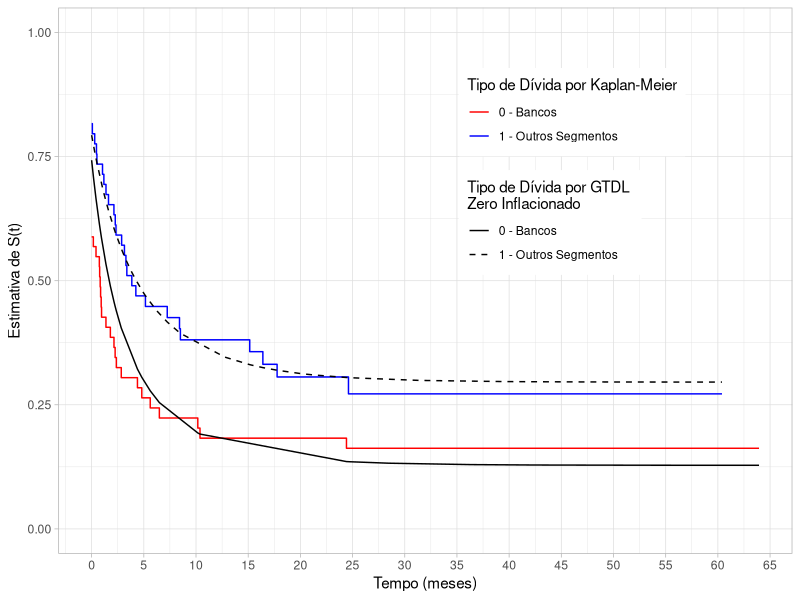

This chart was generated by the following R code:

rm(list = ls())


# libraries ---------------------------------------------------------------

library(survival)
library(ggplot2)
library(msm)


# final version -----------------------------------------------------------


# verossimilhança da inflação de zeros
veroZero <- function(w, gamma) {
    
    W0 <- as.matrix(w[w$tempo == 0, 2:ncol(w)])
    W <- as.matrix(w[w$tempo > 0, 2:ncol(w)])
    aux1 <- sum((W0%*%gamma)) - sum(log( 1 + exp(W0%*%gamma))) - sum(log(1 + exp(W%*%gamma)))
    return(-aux1)
}

# verossimilhança do GTDL com fragilidade Gama
veroGTDL <- function(x, par) {
    
    alpha <- par[1]
    lambda <- exp(par[2])
    theta <- exp(par[3])
    beta <- par[4]
    
    cens <- x[x$tempo > 0,1]
    tempo <- x[x$tempo > 0,2]
    X <- as.matrix(x[x$tempo > 0,3])
    
    aux2 <- log(lambda)*sum(cens) +
        sum( cens*(alpha*tempo + X%*%beta)) -
        sum( cens*log( 1 + exp(alpha*tempo + X%*%beta) ) ) - 
        sum( (cens + (1/theta))*log( 1 + ((theta*lambda/alpha)*log( (1 + exp(alpha*tempo + X%*%beta))/(1 + exp(X%*%beta)) )) ) )
    return(-aux2)
}


# função de sobrevivência do modelo com regressão apenas na inflação de zero
sobrevGTDLv1 <- function(t, x, par) {
    
    gamma <- par[1:2]
    alpha <- par[3]
    lambda <- par[4]
    theta <- par[5]
    beta <- par[6]
    
    tempo <- t
    X <- as.matrix(x)
    X0 <- matrix(data = c(rep(1,nrow(X)),X), nrow = nrow(X), ncol = 2)
    
    st <- (1/(1 + exp(X0%*%gamma) )) * (1 + ( (lambda*theta/alpha) * log( (1 + exp(alpha*tempo + X%*%beta) )/(1 + exp(X%*%beta))) ) )^(-1/theta)
    return(st)
}


# função que calcula a proporção de zeros inflacionados dados os níveis da covar
p0f <- function(w, gamma) {
    
    w <- as.matrix(w)
    W <- matrix(data = c(rep(1,nrow(w)),w), nrow = nrow(w), ncol = 2)
    
    p <- exp(W%*%gamma)/(1+exp(W%*%gamma))
    return(p)
}


# função que calcula a fração de cura dados os níveis da covar
p1f <- function(x, par) {
    gamma <- par[1:2]
    alpha <- par[3]
    lambda <- par[4]
    theta <- par[5]
    beta1 <- par[6]
    
    X <- as.matrix(x)
    W <- matrix(data = c(rep(1,nrow(X)),X), nrow = nrow(X), ncol = 2)
    
    p = (1/(1+exp(W%*%gamma))) * (1 + ((lambda*theta)/alpha)*log(1/(1+exp(X%*%beta1))) )^(-1/theta)
    return(p)
}


# função criada para usar no comando uniroot e encontrar a raiz
froot <- function(t,x,par,u) sobrevGTDLv1(t,x,par) - 1 + u


# parâmetros fixados para simulação
set.seed(2024)
n = 100
X = rbinom(n, size = 1, prob = 0.5)
p0 = p0f(X, gamma = c(-1.029,-0.302))
p1 = p1f(X, par = c(-1.029,-0.302,-0.140,0.492,0.399,-0.932))


t <- numeric()
delta <- numeric()
epar = sd <- matrix(nrow = 1000, ncol = 6)
ic_gamma0 = ic_gamma1 = ic_alpha = ic_beta1 = ic_lambda = ic_theta = numeric()
contador = numeric(6)


# iteração pra simulação e estimação dos parâmetros
for (j in 1:1000) {
    
    # processo de geração dos tempos
    for (i in 1:n) {
        
        u1 <- runif(1,0,1)
        u2 <- runif(1, min = p0[i], max = (1-p1[i]))
        
        tf <- ifelse(test = u1 < p0[i],
                     yes = 0,
                     no = ifelse(test = (1 - p1[i]) < u1,
                                 yes = Inf,
                                 no = uniroot(f = froot, x=X[i], u=u2,
                                              par = c(-1.029,-0.302,-0.140,
                                                      0.492,0.399,-0.932),
                                              interval = c(0,1080))$root
                     )
        )
        
        tf <- as.numeric(tf)
        tc <- runif(1, 0, 65)
        t[i] <- min(tf,tc)
        
        delta[i] <- ifelse(t[i] == tf, 1, 0)
    }
    
    # processo de estimação dos parâmetros
    dadoSimulado <- data.frame(cens = delta, tempo = t, x1 = X)
    dado0 <- data.frame(tempo = t, w0 = rep(1,n), w1 = X)
    
    emvg <- optim(par=c(-0.1,-0.5,-0.5,1), veroGTDL, x=dadoSimulado, hessian = TRUE, method = "BFGS")
    egpar <- c(emvg$par[1], exp(emvg$par[2]), exp(emvg$par[3]), emvg$par[4])
    emv0 <- optim(par=c(1,1), veroZero, w=dado0, hessian = TRUE)
    e0par <- c(emv0$par[1], emv0$par[2])
    epar[j,] <- c(e0par, egpar)
    sd0 <- sqrt(diag(solve(emv0$hessian)))
    sdg <- sqrt(diag(solve(emvg$hessian)))
    #sd[j,] = c(sd0,sdg)
    
    
    # intervalos de confiança
    
    ic_gamma0[1] <- round(e0par[1] -qnorm(0.975)*sd0[1],3)
    ic_gamma0[2] <- round(e0par[1] +qnorm(0.975)*sd0[1],3)
    g0p <- ifelse(test = ic_gamma0[1] <= -1.029 & -1.029 <= ic_gamma0[2], yes = 1, no = 0)
    contador[1] <- contador[1] + g0p
    
    ic_gamma1[1] <- round(e0par[2] -qnorm(0.975)*sd0[2],3)
    ic_gamma1[2] <- round(e0par[2] +qnorm(0.975)*sd0[2],3)
    g1p <- ifelse(test = ic_gamma1[1] <= -0.302 & -0.302 <= ic_gamma1[2], yes = 1, no = 0)
    contador[2] <- contador[2] + g1p
    
    ic_alpha[1] <- round(egpar[1] -qnorm(0.975)*sdg[1],3)
    ic_alpha[2] <- round(egpar[1] +qnorm(0.975)*sdg[1],3)
    ap <- ifelse(test = ic_alpha[1] <= -0.140 & -0.140 <= ic_alpha[2], yes = 1, no = 0)
    contador[3] <- contador[3] + ap
    
    ic_beta1[1] <- round(egpar[4] -qnorm(0.975)*sdg[4],3)
    ic_beta1[2] <- round(egpar[4] +qnorm(0.975)*sdg[4],3)
    b1p <- ifelse(test = ic_beta1[1] <= -0.932 & -0.932 <= ic_beta1[2], yes = 1, no = 0)
    contador[6] <- contador[6] + b1p
    
    # desvio padrão pelo método delta
    sd <- deltamethod(g = ~ exp(x1), mean = emvg$par[2], cov = solve(emvg$hessian)[2,2])
    ic_lambda[1] <- round(egpar[2] -qnorm(0.975)*sd,3)
    ic_lambda[2] <- round(egpar[2] +qnorm(0.975)*sd,3)
    lp <- ifelse(test = ic_lambda[1] <= 0.492 & 0.492 <= ic_lambda[2], yes = 1, no = 0)
    contador[4] <- contador[4] + lp
    
    # desvio padrão pelo método delta
    sd <- deltamethod(g = ~ exp(x1), mean = emvg$par[3], cov = solve(emvg$hessian)[3,3])
    ic_theta[1] <- round(egpar[3] -qnorm(0.975)*sd,3)
    ic_theta[2] <- round(egpar[3] +qnorm(0.975)*sd,3)
    tp <- ifelse(test = ic_theta[1] <= 0.399 & 0.399 <= ic_theta[2], yes = 1, no = 0)
    contador[5] <- contador[5] + tp
    
    
}


# análise gráfica
eppar <- c(mean(epar[,1]),mean(epar[,2]),mean(epar[,3]),mean(epar[,4]),
           mean(epar[,5]),mean(epar[,6]))

ekm <- survfit(Surv(time = tempo, event = cens) ~ X, data = dadoSimulado)
ekm_df <- data.frame(tempo = ekm$time, km = ekm$surv,
                     covar = c(rep(0,ekm$strata[1]),rep(1,ekm$strata[2])) )

dadoSimulado$gtdl_surv <- sobrevGTDLv1(t = dadoSimulado$tempo, x = dadoSimulado$x1, par = eppar)


ggplot(data = ekm_df, mapping = aes(x = tempo, y = km)) +
    geom_step(aes(color = as.factor(covar))) +
    geom_line(data = dadoSimulado, aes(x = tempo, y = gtdl_surv, linetype = as.factor(x1))) +
    labs(x="Tempo (meses)", y="Estimativa de S(t)", 
         color="Tipo de Dívida por Kaplan-Meier",
         linetype="Tipo de Dívida por GTDL \nZero Inflacionado") +
    scale_color_manual(labels = c("0 - Bancos", "1 - Outros Segmentos"),
                       values = c("red","blue")) +
    scale_linetype_manual(labels = c("0 - Bancos", "1 - Outros Segmentos"),
                          values = c(1,2)) +
    ylim(0:1) + scale_x_continuous(breaks = seq(0,90,5)) +
    theme_light() + 
    theme(legend.position = c(0.7,0.7),
          legend.background = element_rect(color = "white"))


# estimativas pontuais

Vies <- matrix(nrow = 6, ncol = 3)
Variancia <- matrix(nrow = 6, ncol = 3)
EQM <- matrix(nrow = 6, ncol = 3)
PC <- matrix(nrow = 6, ncol = 3)
real <- c(-1.029,-0.302,-0.140,0.492,0.399,-0.932)

vies <- function(xpars, parametro) mean(xpars) - parametro
eqm <- function(xpars, parametro) sum((xpars-parametro)^2)/1000


# construção da tabela de verificação dos estimadores 
for (k in 1:6) {
    
    Vies[k,1] <- round(vies(xpars = epar[,k], parametro = real[k]),3)
    EQM[k,1] <- round(eqm(xpars = epar[,k], parametro = real[k]),3)
    Variancia[k,1] <- round(var(epar[,k]),3)
    PC[k,1] <- contador[k]/1000
}
